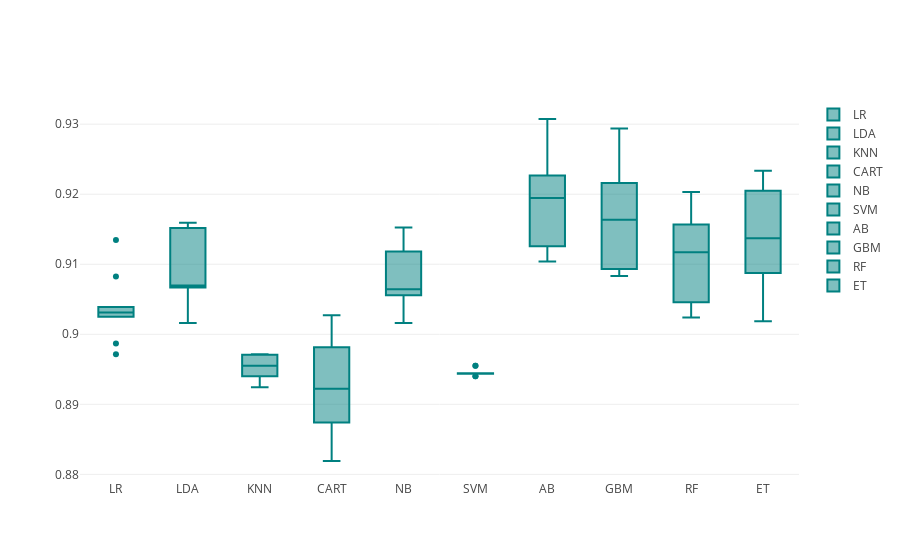

The cell this chart's notebook holds for it:
### Code cell
models = GetBasedModel()
names,results = BasedLine2(X_train, Y_train,models,'f1_weighted')
PlotBoxR().PlotResult(names,results)

### Figure 1 — Plotly figure (JSON) as saved in the notebook; plotly's stock layout.template omitted (floating-point values rounded to 4 significant figures)
{"data": [{"marker": {"color": "rgb(0, 128, 128)"}, "name": "LR", "type": "box", "uid": "283446d5-a92f-4e6c-94cd-8fd126467d64", "y": [0.9025, 0.9025, 0.9034, 0.8972, 0.9039, 0.9038, 0.9028, 0.9083, 0.8987, 0.9135]}, {"marker": {"color": "rgb(0, 128, 128)"}, "name": "LDA", "type": "box", "uid": "bc911119-f93a-4f17-94ce-6fac5a92b209", "y": [0.9067, 0.9152, 0.9067, 0.9016, 0.9046, 0.9153, 0.9159, 0.9072, 0.9067, 0.9104]}, {"marker": {"color": "rgb(0, 128, 128)"}, "name": "KNN", "type": "box", "uid": "8cfae850-0910-42d4-a468-919af0fe845e", "y": [0.894, 0.8972, 0.8936, 0.8952, 0.8972, 0.8924, 0.8966, 0.8971, 0.8958, 0.8942]}, {"marker": {"color": "rgb(0, 128, 128)"}, "name": "CART", "type": "box", "uid": "73d3c735-2f9e-46b7-a9a1-5886d41058f6", "y": [0.8982, 0.8947, 0.8858, 0.8904, 0.8937, 0.9027, 0.8993, 0.8874, 0.8819, 0.8907]}, {"marker": {"color": "rgb(0, 128, 128)"}, "name": "NB", "type": "box", "uid": "e0c7cf32-c1ab-4991-ad1b-824ea03e70ae", "y": [0.9019, 0.9118, 0.9067, 0.9016, 0.9061, 0.9083, 0.9061, 0.9056, 0.9153, 0.9131]}, {"marker": {"color": "rgb(0, 128, 128)"}, "name": "SVM", "type": "box", "uid": "5b1f05ba-5577-4afc-b342-481c9f2c701a", "y": [0.8944, 0.8944, 0.8944, 0.894, 0.894, 0.8944, 0.8944, 0.8944, 0.8955, 0.8955]}, {"marker": {"color": "rgb(0, 128, 128)"}, "name": "AB", "type": "box", "uid": "aff4bd8d-6996-4dc7-8b17-02fae9f07f35", "y": [0.9227, 0.9208, 0.9233, 0.9104, 0.9201, 0.9189, 0.9177, 0.9126, 0.9307, 0.9108]}, {"marker": {"color": "rgb(0, 128, 128)"}, "name": "GBM", "type": "box", "uid": "4ddb8682-04e9-4556-9e91-37421478cd2d", "y": [0.9177, 0.9106, 0.9294, 0.9083, 0.9093, 0.9178, 0.9216, 0.915, 0.9271, 0.9088]}, {"marker": {"color": "rgb(0, 128, 128)"}, "name": "RF", "type": "box", "uid": "3971c757-6182-4a85-a2ed-d73bb81da27e", "y": [0.9173, 0.91, 0.913, 0.9046, 0.9024, 0.9157, 0.9151, 0.9104, 0.9203, 0.9038]}, {"marker": {"color": "rgb(0, 128, 128)"}, "name": "ET", "type": "box", "uid": "963e40e3-f761-4ec1-a130-91dae22bd733", "y": [0.9217, 0.9136, 0.9233, 0.913, 0.9088, 0.9205, 0.9139, 0.9076, 0.9149, 0.9019]}], "layout": {}}
